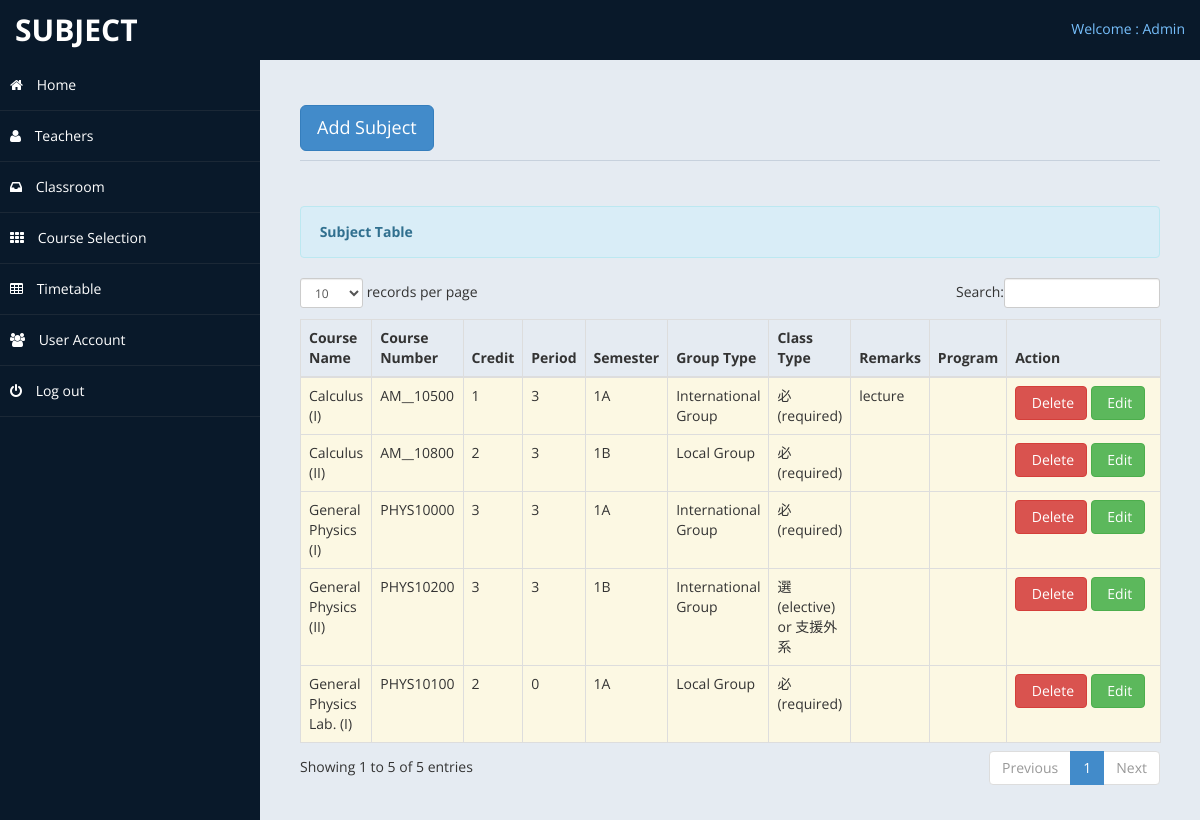
Page /forsubject.php (signed in) on the committed database.
### tables this page shows
CREATE TABLE if not exists `subject` (
  `id` int AUTO_INCREMENT PRIMARY KEY,
  `name` varchar(255) NOT NULL,  
  `number` varchar(255) NOT NULL,
  `credit` varchar(255),
  `period` int NOT NULL,
  `semester` varchar(255) NOT NULL,
  `groupType` varchar(255),
  `classType` varchar(255),
  `remarks` varchar(255),
  `program` varchar(255)
);

### forsubject.php (the view, shortened to what this page needs)
<?php include ('header.php');?>
<body>
    <div id="wrapper">
        <nav class="navbar navbar-default top-navbar" role="navigation">
            <div class="navbar-header">
                <a class="navbar-brand" href="#	">Subject</a>
            </div>
            <ul class="nav navbar-top-links navbar-right">
                <li class="dropdown">
                    <a class="dropdown-toggle" data-toggle="dropdown" href="#" aria-expanded="false">
					  Welcome : Admin
                    </a>
                </li>
            </ul>
        </nav>
       <?php include ('nav_sidebar3.php');?>
        <div id="page-wrapper" >
            <div id="page-inner">
			 <div class="row">
                    <div class="col-md-12">
                        <h1 class="page-header">
							 <button class="btn btn-primary btn-lg" data-toggle="modal" data-target="#add_subject">
                              Add Subject
                            </button>
                        </h1>
						<div class="hero-unit-table">
                            <table class="table table-striped table-bordered table-hover" id="dataTables-example">
                                <div class="alert alert-info">
                                    <strong><i class="icon-user icon-large"></i>&nbsp;Subject Table</strong>
                                </div>
                                <thead>
                                    <tr>
                                        <th>Course Name</th>
                                        <th>Course Number</th>
										<th>Credit</th>
										<th>Period</th>
                                        <th>Semester</th>
                                        <th>Group Type</th>
                                        <th>Class Type</th>
                                        <th>Remarks</th>
                                        <th>Program</th>
                                        <th>Action</th>
                                    </tr>
                                </thead>
                                <tbody>
                                    <?php include('connect.php');
                                        $query = $conn -> query( "select * from subject" ) ;
                                        $r = $query -> fetchAll( PDO::FETCH_ASSOC ) ;
                                        foreach( $r as $data ):
                                    ?>
                                        <tr class="warning">
                                            <td><?php echo $data['name'] ?></td>
                                            <td><?php echo $data['number'] ?></td>
                                            <td><?php echo $data['credit'] ?></td>
                                            <td><?php echo $data['period'] ?></td>
                                            <td><?php echo $data['semester'] ?></td>
                                            <td><?php echo $data['groupType'] == 1 ? 'Local Group': 'International Group'  ?></td>
                                            <td><?php echo $data['classType'] == 1 ? '必(required)' : '選(elective) or 支援外系' ?></td>
                                            <td><?php echo $data['remarks'] ?></td>
                                            <td><?php echo $data['program'] ?></td>
                                            <td width="160" >
                                                <a value = "<?php echo $data['id'] ?>" onclick="delete_subject(this);" data-toggle="modal" class="btn btn-danger"><i class="icon-trash icon-large"></i>&nbsp;Delete</a>
                                                <a value = "<?php echo $data['id'] ?>" onclick="edit_subject(this);" class="btn btn-success" role="botton"><i class="icon-pencil icon-large"></i>&nbsp;Edit</a>
                                            </td>
                                    </tr>
                                    <?php  endforeach;
                                    ?>
                                </tbody>
                            </table>
                        </div>
                    </div>
                </div>
				</div>
            </div>
        </div>
</body>
</html>

### assets/css/custom-styles.css (style rules this page uses)
body { font-family: 'Open Sans', sans-serif; }
#wrapper { width: 100%; background:#09192A; }
#page-wrapper { padding: 15px 15px; min-height: 600px; background:#E5EBF2; }
#page-inner { width:100%; margin:10px 20px 10px 0px; background-color:transparent; padding:10px; min-height:1200px; }
h1, .h1, h2, .h2, h3, .h3 { margin-top: 7px; margin-bottom: -5px; }
.page-header { padding-bottom: 9px; margin: 10px 0 45px; border-bottom: 1px solid #C7D1DD; }
.top-navbar { margin:0px; }
.top-navbar .navbar-brand { color: #fff; width: 260px; text-align: left; height: 60px; font-size: 30px; font-weight: 700; text-transform: uppercase; line-height: 30px; }
.top-navbar .nav > li { position: relative; display: inline-block; }
.top-navbar .nav > li > a { position: relative; display: block; padding: 19px 15px; color: #77C0FD; }
.top-navbar { background:#09192A; border-bottom:none; }
.navbar-default { border:0px solid black; }
.navbar-header { background: #09192A; }
@media (min-width:768px) { #page-wrapper { margin: 0 0 0 260px; padding: 15px 30px; min-height: 1200px; } }
@media (min-width:768px) { .navbar { border-radius: 0px; } }

### rows in the picture
subject: name "Calculus (I)", number "AM__10500", credit "1", period "3", semester "1A", groupType "International Group", classType "必(required)", remarks "lecture"
subject: name "Calculus (II)", number "AM__10800", credit "2", period "3", semester "1B", groupType "Local Group", classType "必(required)"
subject: name "General Physics (I)", number "PHYS10000", credit "3", period "3", semester "1A", groupType "International Group", classType "必(required)"
subject: name "General Physics Lab. (I)", number "PHYS10100", credit "2", period "0", semester "1A", groupType "Local Group", classType "必(required)", $data['id'] 4 (drawn)
subject: name "General Physics (II)", number "PHYS10200", credit "3", period "3", semester "1B", groupType "International Group", classType "選(elective) or 支援外系", $data['id'] 5 (drawn)
